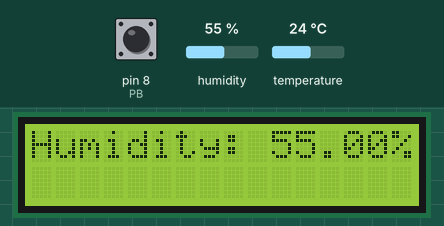
Simulated run of this sketch. Board: Arduino Uno, built with avr-gcc and run on an emulated ATmega328P. On the bench: 16×2 character LCD. The inputs (shaded band) are chosen by the test bench; at power-on: pin 8 (PB) HIGH, humidity 55 %, temperature 24 °C. What the sketch prints to the serial monitor is not drawn.

Above: at 1.6 s.
1.7 s: pin 8 (PB) pulled LOW for 0.15 s
At 3.1 s:
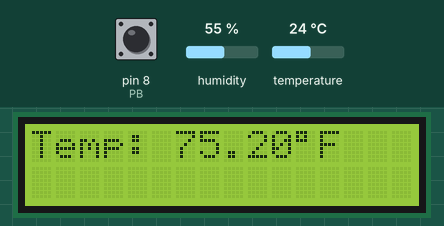
3.4 s: pin 8 (PB) pulled LOW for 1 s
At 5.6 s:
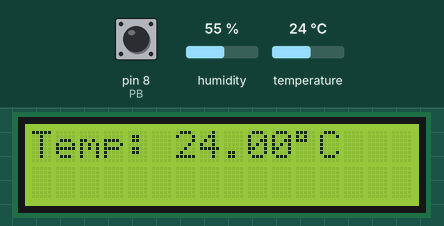
5.9 s: pin 8 (PB) pulled LOW for 3.2 s
At 10.6 s:
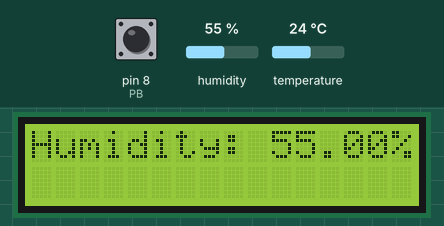
Timing chart, 0 to 12.1 s (numbered marks = the images above; inputs shaded):
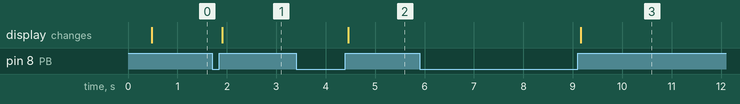

The sketch:

2-DHT_LCD_PB.ino
```cpp
/*GOAL OF THE PROGRAM: This code reads temperature and humidity values from a DHT11 sensor and displays them on a 16x2 LCD screen.

MAIN THEME: it allows user to switch between displaying temperature in Celsius, temperature in Fahrenheit,
and humidity percentage by pressing a push button. The main theme of this code revolves around digital input
(push button) and analog input (DHT11 sensor) controlling digital output (LCD screen display).*/

//include necessary libraries
#include <LiquidCrystal.h>  //include the LiquidCrystal library for LCD control
#include <Adafruit_Sensor.h>  //include the Adafruit_Sensor library for sensor support
#include <DHT.h> //include the DHT library for DHT sensor
#include <DHT_U.h>  //include the DHT_U library for DHT sensor unified support

//define DHT sensor pin and type
#define DHTPIN 7     //digital pin 7 connected to the DHT sensor
#define DHTTYPE    DHT11     // DHT type 11

//define LCD pin connections
const int rs = 12, en = 11, d4 = 5, d5 = 4, d6 = 3, d7 = 2;
//initialize LiquidCrystal library with pin connections
LiquidCrystal lcd(rs, en, d4, d5, d6, d7);

//define push button pin, state, and debounce variables
const int PB = 8;         //push button input pin
int buttonState = 0;      //set the initial state of the push button
int lastButtonState = 0;  //store the last state of the push button
int currentPage = 1;      //set the initial page on the LCD display
unsigned long debounceDelay = 50;   //add a small delay for debounce
unsigned long lastDebounceTime = 0;

DHT_Unified dht(DHTPIN, DHTTYPE); //create DHT_Unified instance with sensor pin and type

uint32_t delayMS; //define delay between sensor readings

void setup() {

pinMode (PB, INPUT_PULLUP); //set push button pin as input with internal pull-up resistor

//configure LCD contrast pin and set up the LCD screen
  lcd.begin(16, 2); //set up the LCD's number of columns and rows:
  Serial.begin(9600); //commence serial monitor at 9600 baud rate

//Initialize DHT sensor
dht.begin();
  Serial.println(F("DHTxx Unified Sensor Example"));
  // Print temperature sensor details.
  sensor_t sensor;
  dht.temperature().getSensor(&sensor);
  Serial.println(F("------------------------------------"));
  Serial.println(F("Temperature Sensor"));
  Serial.print  (F("Sensor Type: ")); Serial.println(sensor.name);
  Serial.print  (F("Driver Ver:  ")); Serial.println(sensor.version);
  Serial.print  (F("Unique ID:   ")); Serial.println(sensor.sensor_id);
  Serial.print  (F("Max Value:   ")); Serial.print(sensor.max_value); Serial.println(F("°C"));
  Serial.print  (F("Min Value:   ")); Serial.print(sensor.min_value); Serial.println(F("°C"));
  Serial.print  (F("Resolution:  ")); Serial.print(sensor.resolution); Serial.println(F("°C"));
  Serial.println(F("------------------------------------"));
  // Print humidity sensor details.
  dht.humidity().getSensor(&sensor);
  Serial.println(F("Humidity Sensor"));
  Serial.print  (F("Sensor Type: ")); Serial.println(sensor.name);
  Serial.print  (F("Driver Ver:  ")); Serial.println(sensor.version);
  Serial.print  (F("Unique ID:   ")); Serial.println(sensor.sensor_id);
  Serial.print  (F("Max Value:   ")); Serial.print(sensor.max_value); Serial.println(F("%"));
  Serial.print  (F("Min Value:   ")); Serial.print(sensor.min_value); Serial.println(F("%"));
  Serial.print  (F("Resolution:  ")); Serial.print(sensor.resolution); Serial.println(F("%"));
  Serial.println(F("------------------------------------"));

}

void loop() {

// Code for debounce, LCD, display Temperature in Celsius, Humidity and Temperature in Fahrenheit

int actualButtonState = digitalRead(PB); //Read the state of the button

//debounce the button to avoid bouncing signals
if (actualButtonState != lastButtonState) {
  lastDebounceTime = millis();
}
if ((millis() - lastDebounceTime) > debounceDelay) {
  //if the button state has changed, and is stable, update buttonState variable
  if (actualButtonState != buttonState) {
    buttonState = actualButtonState;
    //if the button is pressed, cycle through display options
    if (buttonState == HIGH) {
      currentPage++;
      //reset count to 1 after reaching max count
      if(currentPage == 4){
        currentPage = 1;
      }
      //switch case statement to handle different display options
switch(currentPage){
case 1:
//Display temperature in Celsius
 sensors_event_t event;
 dht.temperature().getEvent(&event);// Read the temperature data from DHT11 sensor using temperature() function and store results in "event" variable.
 if (isnan(event.temperature)) { // If temperature event is not a number
            Serial.println(F("Error reading temperature!")); // Print error
          }
          else { // Print temperature event number with Celsius symbol
            lcd.clear();  //clear the LCD screen to refresh
            lcd.setCursor(0,0); //set the cursor position to the beginning of the first row
            lcd.print("Temp: ");  //print the label for temperature
            lcd.print(event.temperature);
            lcd.print(char(223)); //print the degree symbol
            lcd.print("C"); //print the unit 'C' for Celsius
          }
          break;
        case 2:
          //Display humidity
          dht.humidity().getEvent(&event);  // reads the humidity data from the DHT11 sensor using humidity() function and store the result in the "event" variable.
          if (isnan(event.relative_humidity)) { // If humidity event is not a number
            Serial.println(F("Error reading humidity!")); //print error
          }
          else {
            lcd.clear(); //clear the LCD screen to refresh
            lcd.setCursor(0,0); //set the cursor position to the beginning of the first row
            lcd.print("Humidity: ");  //print the label for humidity
            lcd.print(event.relative_humidity); //print the humidity value as a percentage
            lcd.print("%"); // Print percentage symbol
          }
          break;
        case 3:
          //Display temperature in Fahrenheit
          dht.temperature().getEvent(&event);
          if (isnan(event.temperature)) { // If temp event is not a number
            Serial.println(F("Error reading temperature!"));  //print error
          }
          else {  // Conversion from Celsius to Fahrenheit
            float f = (event.temperature * 1.8) + 32; //mathematically convert degrees Celsius to Fahrenheit
            lcd.clear();  //clear the LCD screen to refresh
            lcd.setCursor(0,0); //set the cursor position to the beginning of the first row
            lcd.print("Temp: ");  //print the label for temperature
            lcd.print(f); //print var 'f' which corresponds to the converted temperature to Fahrenheit
            lcd.print(char(223)); //print the degree symbol
            lcd.print("F"); //print the unit 'F' for Fahrenheit
          }
          break;
      }
    }
  }
}
//update lastButtonState to current reading for next cycle
lastButtonState = actualButtonState;
}
```

Measured:
- after the input at 1.7 s, the display: changes after 0.21 s (image 1)
- after the input at 3.4 s, the display: changes after 1.1 s (image 2)
- after the input at 5.9 s, the display: changes after 3.3 s (image 3)
